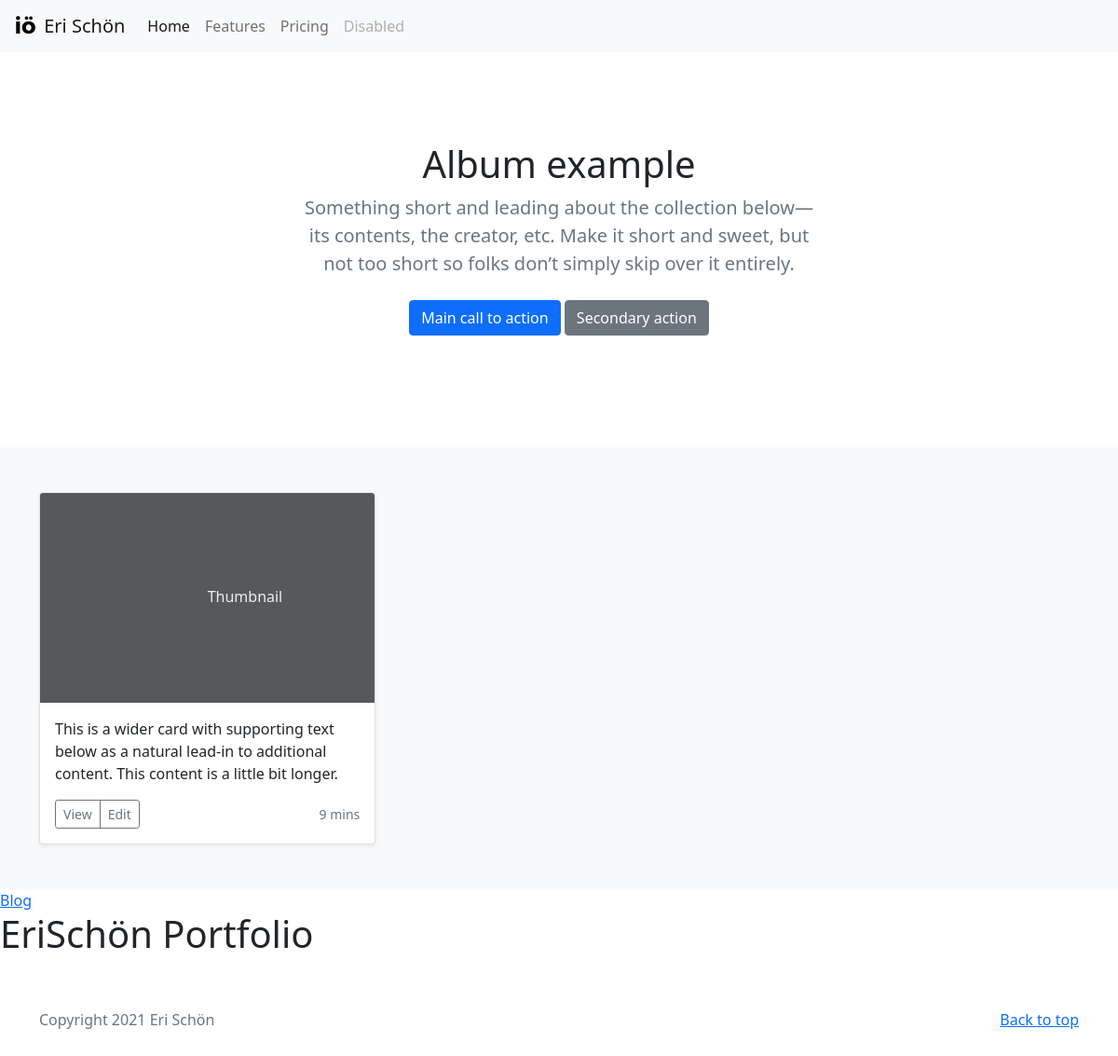
The app's page /, older data.
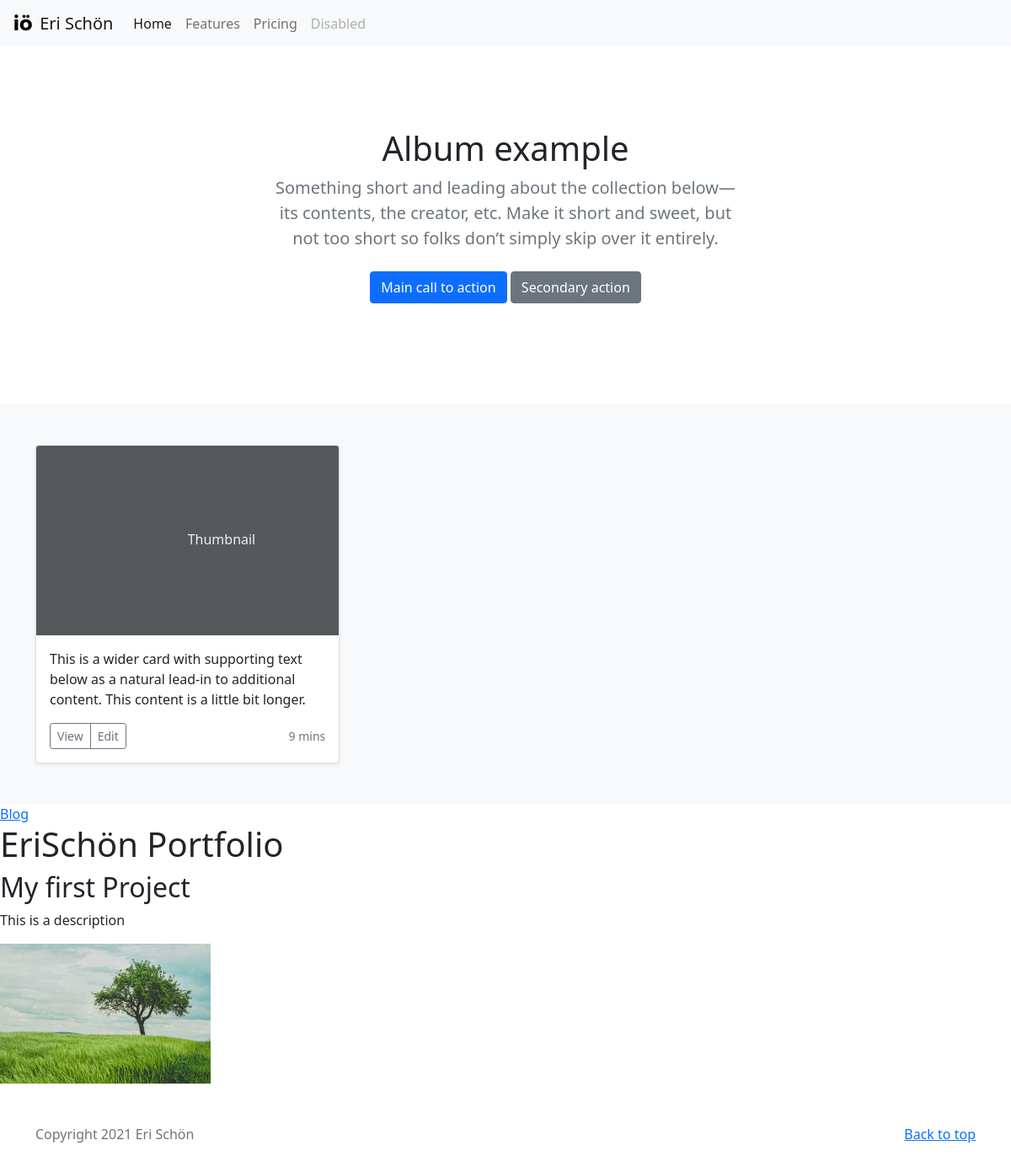
The same page, newer data.
### portfolio/models.py (models this page shows, shortened)
class Project(models.Model):
    title = models.CharField(max_length=100)
    description = models.CharField(max_length=250)
    image = models.ImageField(upload_to='portfolio/images/')
    url = models.URLField(blank=True)

### portfolio/views.py (the view)
# urls.py: 2. Add a URL to urlpatterns:  path('', views.home, name='home')
def home(request):
    projects = Project.objects.all()
    return render(request, "portfolio/home.html", {'projects': projects})

### portfolio/templates/portfolio/home.html (shortened to what this page needs)
{% extends 'portfolio/base.html' %}
{% block content %}
{% load static %}
<main>
    <section class="py-5 text-center container">
      <div class="row py-lg-5">
        <div class="col-lg-6 col-md-8 mx-auto">
          <h1 class="fw-light">Album example</h1>
          <p class="lead text-muted">Something short and leading about the collection below—its contents, the creator, etc. Make it short and sweet, but not too short so folks don’t simply skip over it entirely.</p>
          <p>
            <a href="#" class="btn btn-primary my-2">Main call to action</a>
            <a href="#" class="btn btn-secondary my-2">Secondary action</a>
          </p>
        </div>
      </div>
    </section>
    <div class="album py-5 bg-light">
      <div class="container">
        <div class="row row-cols-1 row-cols-sm-2 row-cols-md-3 g-3">
          <div class="col">
            <div class="card shadow-sm">
              <svg class="bd-placeholder-img card-img-top" width="100%" height="225" xmlns="http://www.w3.org/2000/svg" role="img" aria-label="Placeholder: Thumbnail" preserveAspectRatio="xMidYMid slice" focusable="false"><title>Placeholder</title><rect width="100%" height="100%" fill="#55595c"/><text x="50%" y="50%" fill="#eceeef" dy=".3em">Thumbnail</text></svg>
              <div class="card-body">
                <p class="card-text">This is a wider card with supporting text below as a natural lead-in to additional content. This content is a little bit longer.</p>
                <div class="d-flex justify-content-between align-items-center">
                  <div class="btn-group">
                    <button type="button" class="btn btn-sm btn-outline-secondary">View</button>
                    <button type="button" class="btn btn-sm btn-outline-secondary">Edit</button>
                  </div>
                  <small class="text-muted">9 mins</small>
                </div>
              </div>
            </div>
          </div>
        </div>
      </div>
    </div>
  </main>
    <div class="menu">
        <a href="{% url 'blog:all_blogs' %}">Blog</a>
    </div>
    <div class="header">
        <h1>EriSchön Portfolio</h1>
    </div>
    {% for project in projects %}
    <h2>{{ project.title }}</h2>
    <p>{{ project.description }}</p>
    <img src="{{ project.image.url }}" width="250">
    {% endfor %}
{% endblock %}

### portfolio/templates/portfolio/base.html (shortened to what this page needs)
<!DOCTYPE html>
{% load static %}
<html lang="en">
<head>
    <link href="https://cdn.jsdelivr.net/npm/bootstrap@5.0.0-beta1/dist/css/bootstrap.min.css" rel="stylesheet">
</head>
<body>
  <nav class="navbar navbar-expand-lg navbar-light bg-light">
    <div class="container-fluid">
        <a class="navbar-brand" href="#">
            <img src="{% static 'portfolio/logo-esme-fff-2.png' %}" alt="" width="30" class="d-inline-block align-top">
            Eri Schön
        </a>
      <div class="collapse navbar-collapse" id="navbarNavAltMarkup">
        <div class="navbar-nav">
          <a class="nav-link active" aria-current="page" href="#">Home</a>
          <a class="nav-link" href="#">Features</a>
          <a class="nav-link" href="#">Pricing</a>
          <a class="nav-link disabled" href="#" tabindex="-1" aria-disabled="true">Disabled</a>
        </div>
      </div>
    </div>
  </nav>
  {% block content %}{% endblock %}
  <footer class="text-muted py-5">
    <div class="container">
      <p class="float-end mb-1">
        <a href="#">Back to top</a>
      </p>
      <p class="mb-1">Copyright 2021 Eri Schön</p>
    </div>
  </footer>
</body>
</html>

Row changes from the older to the newer data that the page shows:
added Project: title "My first Project", description "This is a description", image (picture)
